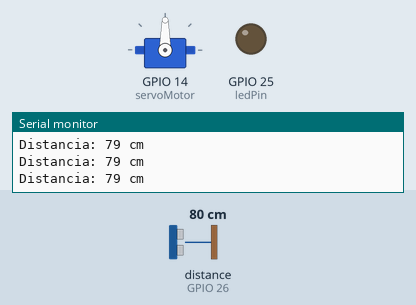
This sketch was run on a simulated ESP32. On the bench: servo, output pins drawn as LEDs (lit = HIGH), the last lines printed to the serial monitor. Wiring (inferred from the names in the program): ultrasonic range finder: trigger GPIO 27; echo GPIO 26. Inputs (shaded band) come from the test bench; at power-on: distance to the obstacle (sensor on GPIO 26) 80 cm. The echo pulse lasts 58.3 µs per cm; pins used as bus, display or sensor lines are not drawn.

Above: at 1.2 s.
1.3 s: distance to the obstacle (sensor on GPIO 26) set to 13 cm
2.8 s: distance to the obstacle (sensor on GPIO 26) set to 10 cm
At 3.7 s:
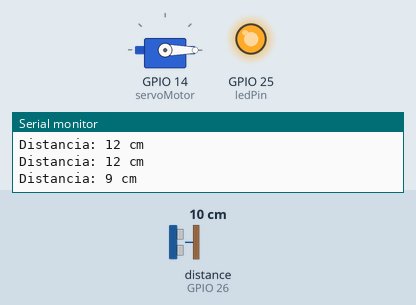
Timing chart, 0 to 9.5 s (numbered marks = the images above; inputs shaded):
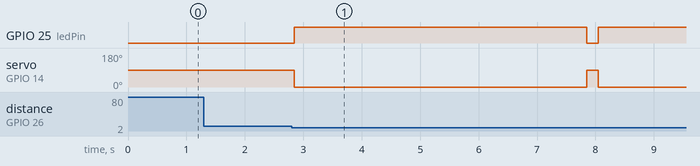

Measured:
- the behaviour switches between 12 and 11 cm on distance to the obstacle (sensor on GPIO 26) (found by bisection; images 0 and 1)
- after the input at 2.8 s, GPIO 25 (ledPin): LOW → HIGH after 0.05 s, → LOW 5.0 s later, → HIGH 0.20 s later; servo on GPIO 14 (servoMotor): 90° → 0° after 0.05 s, → 90° 5.0 s later, → 0° 0.20 s later

The sketch:

barradeobstaculosinteligente.ino
```cpp
#include <ESP32Servo.h>

// Pines del sensor ultrasónico
const int trigPin = 27; // Pin TRIG del HC-SR04
const int echoPin = 26; // Pin ECHO del HC-SR04

// Pines para el LED y el servomotor
const int ledPin = 25;  // Pin del LED
Servo servoMotor;       // Objeto para el servomotor

// Constantes
const int distanciaActivacion = 10; // Distancia en cm para activar el sistema
const int anguloAbierto = 90;       // Ángulo para la posición abierta
const int anguloCerrado = 0;        // Ángulo para la posición cerrada
const int tiempoEspera = 5000;      // Tiempo en ms para mantener la barrera cerrada

void setup() {
  // Configuración de pines
  pinMode(trigPin, OUTPUT);
  pinMode(echoPin, INPUT);
  pinMode(ledPin, OUTPUT);
  servoMotor.attach(14); // Pin del servomotor

  // Inicializar estado
  digitalWrite(ledPin, LOW);
  servoMotor.write(anguloAbierto); // La barrera comienza abierta

  // Inicializar serial para depuración
  Serial.begin(115200);
}

void loop() {
  // Leer la distancia del sensor ultrasónico
  long distancia = medirDistancia();
  Serial.print("Distancia: ");
  Serial.print(distancia);
  Serial.println(" cm");

  // Activar el sistema si se detecta un objeto cercano
  if (distancia > 0 && distancia <= distanciaActivacion) {
    servoMotor.write(anguloCerrado);     // Cerrar la barrera
    digitalWrite(ledPin, HIGH);          // Encender el LED
    delay(tiempoEspera);                 // Mantener la barrera cerrada por un tiempo
    servoMotor.write(anguloAbierto);     // Reabrir la barrera
    digitalWrite(ledPin, LOW);           // Apagar el LED
  }

  delay(200); // Breve retraso para estabilizar lecturas
}

// Función para medir la distancia con el HC-SR04
long medirDistancia() {
  // Enviar pulso TRIG
  digitalWrite(trigPin, LOW);
  delayMicroseconds(2);
  digitalWrite(trigPin, HIGH);
  delayMicroseconds(10);
  digitalWrite(trigPin, LOW);

  // Leer tiempo de respuesta del ECHO
  long duracion = pulseIn(echoPin, HIGH);

  // Convertir tiempo a distancia en cm
  long distancia = duracion * 0.034 / 2;

  return distancia;
}
  
```
